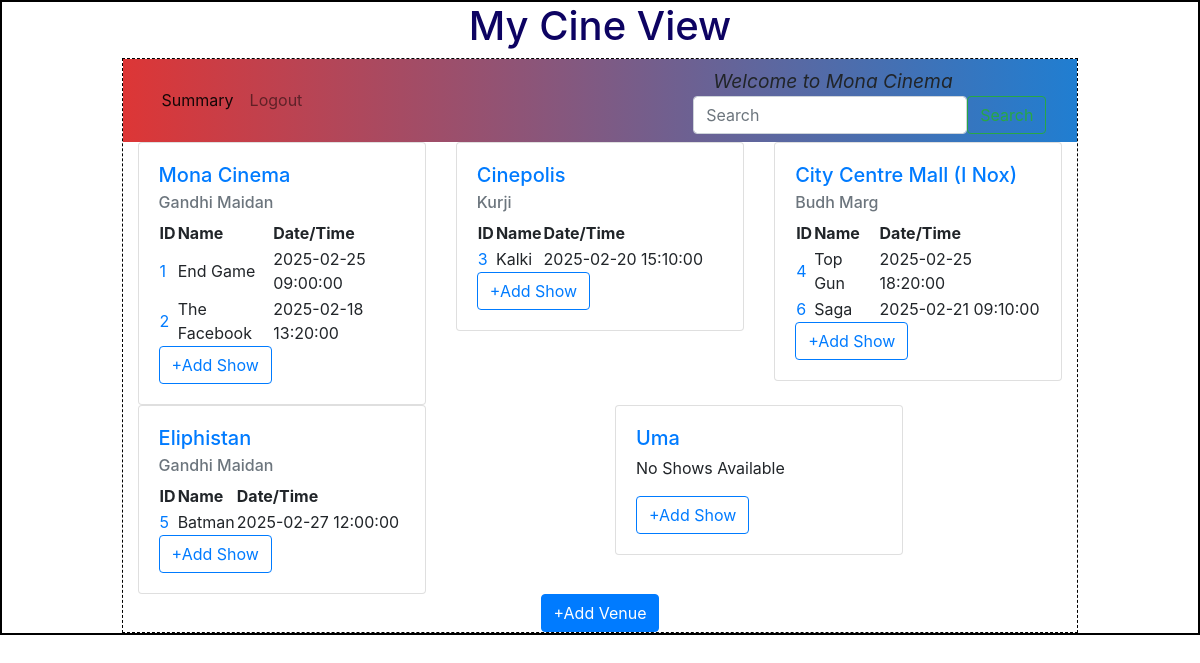
Before: /admin/Mona Cinema with the older database file.
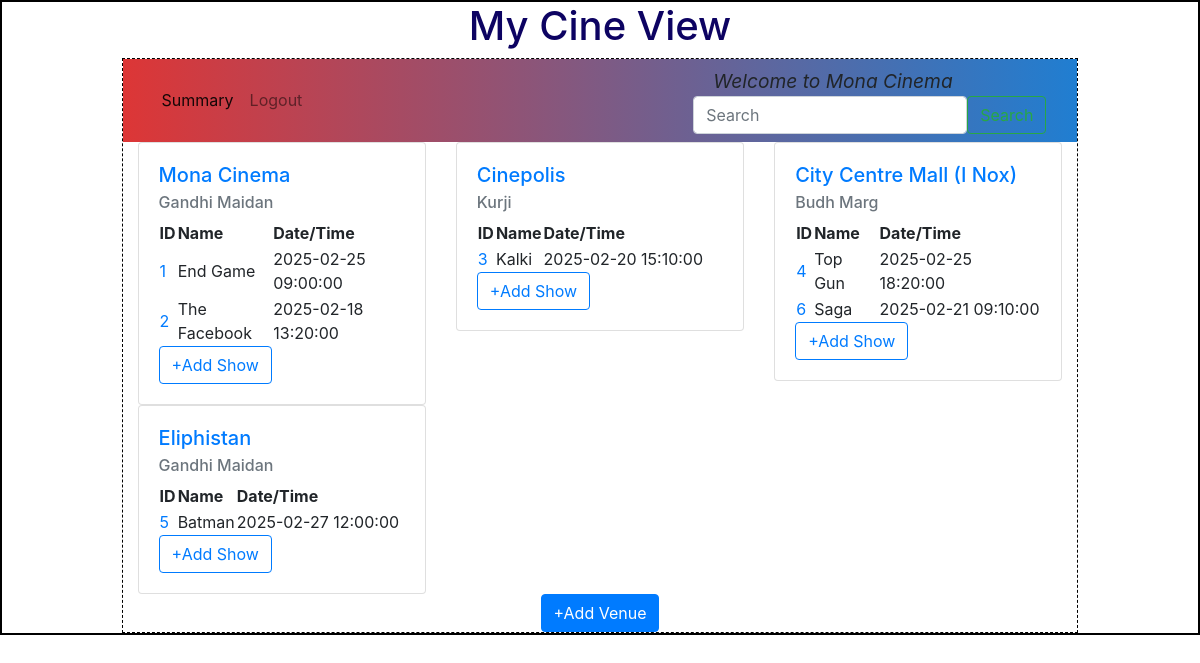
After: the same page with the newer database file.
### backend/models.py (models this page shows)
class Theatre(db.Model):
    __tablename__="theatre"
    id=db.Column(db.Integer,primary_key=True)
    name=db.Column(db.String,nullable=False)
    location=db.Column(db.String,nullable=False)
    pin_code=db.Column(db.Integer,nullable=False)
    capacity=db.Column(db.Integer,nullable=False)
    venue_pic_url=db.Column(db.String,nullable=True,default="None")
    shows=db.relationship("Show",cascade="all,delete",backref="theatre",lazy=True) # Theater can access all of Its shows

class Show(db.Model):
    __tablename__="show"
    id=db.Column(db.Integer,primary_key=True)
    name=db.Column(db.String,nullable=False)
    tags=db.Column(db.String,nullable=False)
    rating=db.Column(db.Integer,default=0)
    tkt_price=db.Column(db.Float,default=0.0)
    date_time=db.Column(db.DateTime,nullable=False)
    theatre_id=db.Column(db.Integer, db.ForeignKey("theatre.id"),nullable=False)
    tickets=db.relationship("Ticket",cascade="all,delete",backref="show",lazy=True) # Shows can access Its tickets

### backend/controllers.py (the view)
@app.route("/admin/<name>")
def admin_dashboard(name):
    theatres=get_theatres()
    return render_template("admin_dashboard.html",name=name,theatres=theatres)

### backend/controllers.py (called while the page is built)
def get_theatres():
    theatres=Theatre.query.all()
    return theatres

### templates/admin_dashboard.html (shortened to what this page needs)
{%extends "admin_layout.html"%}
{%block content%}
                <div class="container">
                    {%if theatres%}
                    <div class="row">
                      {%for theatre in theatres%}
                      <div class="col">
                        <div class="card" style="width: 18rem;">
                            <div class="card-body">
                              <h5 class="card-title"><a href="/edit_venue/{{theatre.id}}/{{name}}">{{theatre.name}}</a></h5>
                              <h6 class="card-subtitle mb-2 text-muted">{{theatre.location}}</h6>
                              {%if theatre.shows%}
                                <table>
                                  <tr><th>ID</th><th>Name</th><th>Date/Time</th></tr>
                                {%for show in theatre.shows%}
                                  <tr><td><a href="/edit_show/{{show.id}}/{{name}}">{{show.id}}</a></td><td>{{show.name}}</td><td>{{show.date_time}}</td></tr>
                                {%endfor%}
                                </table>
                              {%else%}
                                <p>No Shows Available</p>
                              {%endif%}
                              <a href="/show/{{theatre.id}}/{{name}}" type="button" class="btn btn-outline-primary">+Add Show</a>
                            </div>
                        </div>
                      </div>
                      {%endfor%}
                    </div>
                    {%else%}
                      <h1 class="center">No Venues are available</h1>
                    {%endif%}
                </div>
                <div class="center"><a href="/venue/{{name}}" type="button" class="btn btn-primary">+Add Venue</a></div>
{%endblock%}

### templates/admin_layout.html (shortened to what this page needs)
<!DOCTYPE html>
<html lang="en">
    <head>
        <link rel="stylesheet" href="/static/styles/main.css">
        <link rel="stylesheet" href="https://cdn.jsdelivr.net/npm/bootstrap@4.0.0/dist/css/bootstrap.min.css">
    </head>
    <body>
        <div class="my_container">
            <div class="center"><h1>My Cine View</h1></div>
            <div class="my_panel">
                <nav class="navbar navbar-expand-lg navbar-light" style="background-image: linear-gradient(to right, rgb(221, 54, 54),rgb(32, 126, 209));">
                    <div class="container-fluid">
                        <div class="collapse navbar-collapse d-flex justify-content-between" id="navbarText">
                            <ul class="navbar-nav mb-2 mb-lg-0">
                                <li class="nav-item">
                                    <a class="nav-link active" aria-current="page" href="/admin_summary">Summary</a>
                                </li>
                                <li class="nav-item">
                                    <a class="nav-link" href="/login">Logout</a>
                                </li>
                            </ul>
                        </div>
                        <div>
                            <span class="nav_bar">
                                Welcome to {{name}}
                            </span>
                            <form class="d-flex" role="search" method="POST" action="/search/{{name}}">
                                <input class="form-control me-2" type="search" placeholder="Search" aria-label="Search" name="search_txt" id="search_txt">
                                <button class="btn btn-outline-success" type="submit">Search</button>
                            </form>
                        </div>
                    </div>
                </nav>
                {%block content%}{%endblock%}
            </div>
        </div>
    </body>
</html>

### static/styles/main.css (style rules this page uses)
* { margin:0px; }
.my_container { border: 2px solid black }
.my_panel { width: 80%; margin: auto; height: auto; border: 1px dashed black; }
.center { text-align: center; margin: auto; color: rgb(13, 3, 98); }
.nav_bar { font-size:larger; margin-left: 20px; font-style: italic; font-style: oblique; }

Changed rows visible on the page:
removed Theatre: name "Uma", shows "No Shows Available"
